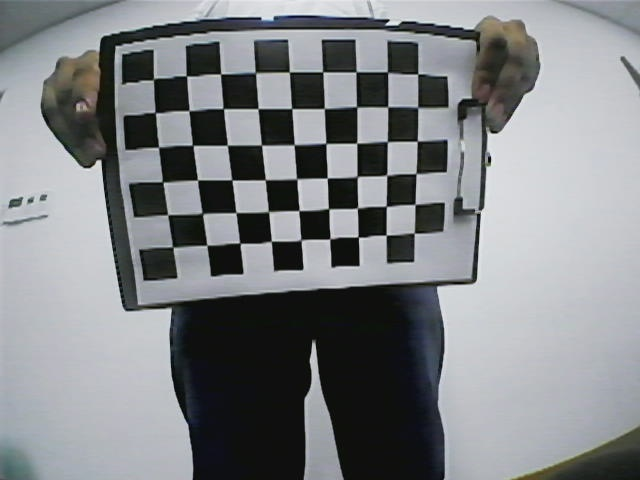
#> input picture camera_cal/calibration00.jpg, 640 x 480 px; its folder holds 5 pictures in this run
$ python CALIBRATOR.py   (Python 2 division)
#> lines starting #> are read from the running program, lines starting #| are printed output that depends on the picture; after the words box and inside, x2 and y2 are one past the last pixel; in counts of white or black regions, pixels touching at a corner belong together
# Run this code to read chessboard images and save the undistored images as well
# as the camera parameters into readable files

# Necessary imports
import numpy as np
import cv2
import glob


# Define the chess board rows and columns
rows = 6
cols = 9

# Set the termination criteria for the corner sub-pixel algorithm
criteria = (cv2.TERM_CRITERIA_MAX_ITER + cv2.TERM_CRITERIA_EPS, 30, 0.001)

# Prepare the object points: (0,0,0), (1,0,0), (2,0,0), ..., (6,5,0). They are the same for all images
objectPoints = np.zeros((rows * cols, 3), np.float32)
objectPoints[:, :2] = np.mgrid[0:cols, 0:rows].T.reshape(-1, 2)
objectPoints = objectPoints.reshape(-1,1,3)

# Create the arrays to store the object points and the image points
objectPointsArray = []
imgPointsArray = []

# Loop over the image files
for path in glob.glob('camera_cal/*.jpg'):

	# Load the image and convert it to gray scale
	img = cv2.imread(path)
#> img is the input picture: shape (480, 640, 3); mean B, G, R 134.1, 131.3, 128.5
   	gray = cv2.cvtColor(img, cv2.COLOR_BGR2GRAY)

	# Find the chess board corners
	ret, corners = cv2.findChessboardCorners(gray, (cols, rows), None)
#> ret = True; corners = 54 rows, first 8: [154.8, 78.34], [186.8, 76.2], [220.6, 74.14], [255.5, 72.5], [289.3, 72.18], [323, 72.52], [355.8, 73.22], [387, 72.42]

	# Make sure the chess board pattern was found in the image
	if ret:
        	# Refine the corner position(not working)
		corners2 = cv2.cornerSubPix(gray, corners, (11, 11), (-1, -1), criteria)
#> corners2 = 54 rows, first 8: [153.5, 79.22], [186.5, 75.95], [220.6, 73.96], [255.5, 72.63], [289.4, 71.95], [322.8, 71.83], [356.1, 71.82], [387.5, 72.08]

        	# Add the object points and the image points to the arrays
		objectPointsArray.append(objectPoints)
		imgPointsArray.append(corners)

        	# Draw the corners on the image
		cv2.drawChessboardCorners(img, (cols, rows), corners, ret)
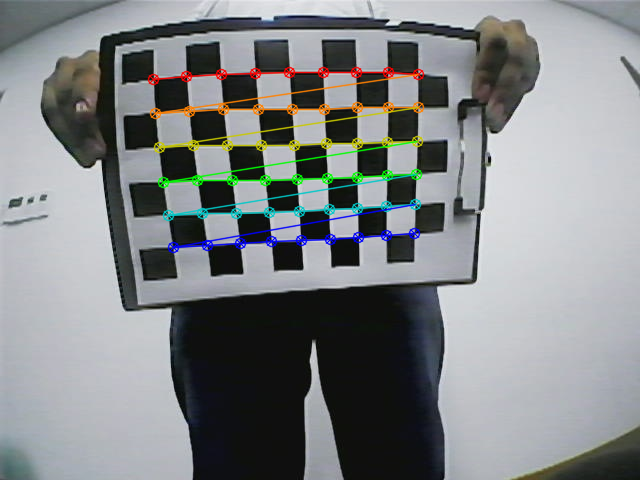
#> img: shape (480, 640, 3); 4.04% of pixels changed, all inside (x1, y1, x2, y2) = (147, 66, 425, 254)
#> pass 2 of the loop `for path in glob.glob('camera_cal/*.jpg'):`:
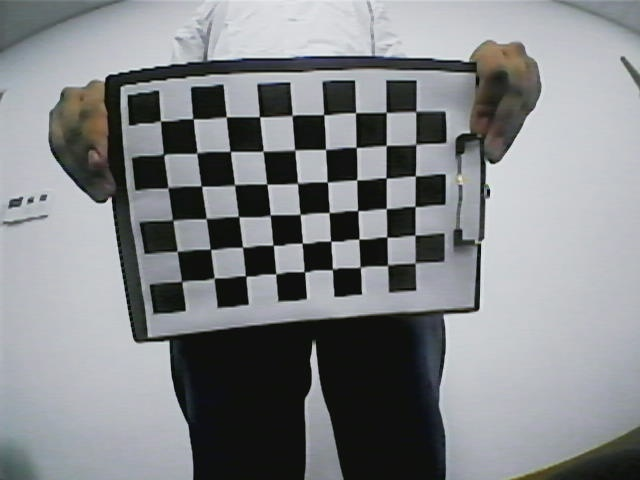
#> input picture camera_cal/calibration01.jpg, 640 x 480 px
#> img is the input picture: shape (480, 640, 3); mean B, G, R 136, 133.4, 130.8
#> corners = 54 rows, first 8: [161.2, 120.5], [193.2, 119.1], [226.4, 115.8], [260.1, 117.4], [292.5, 114.3], [324, 115.3], [355.5, 112.9], [386.5, 113.3]
#> corners2 = 54 rows, first 8: [160.4, 121], [193, 118.7], [226.3, 116.8], [259.5, 116.8], [292.2, 115.3], [323.8, 114.8], [355.6, 112.7], [386.2, 112.5]
#> `cv2.drawChessboardCorners(img, (cols, rows), corners, ret)`:
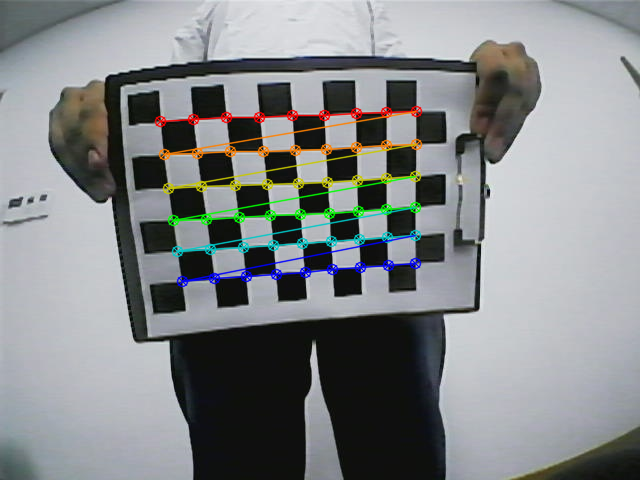
#> img: shape (480, 640, 3); 3.94% of pixels changed, all inside (x1, y1, x2, y2) = (154, 105, 423, 288)
#> pass 3 of the loop `for path in glob.glob('camera_cal/*.jpg'):`:
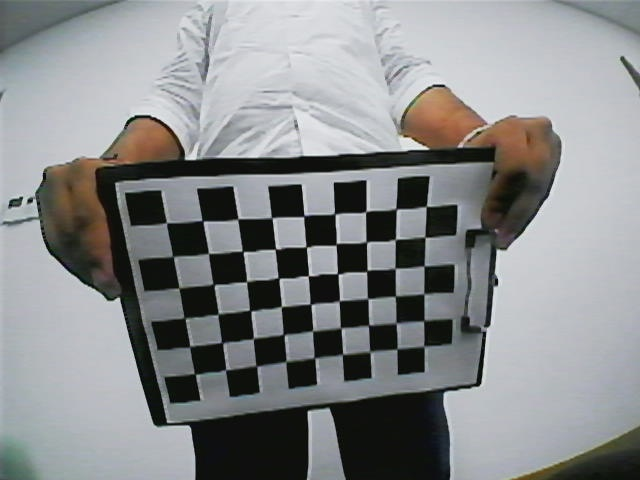
#> input picture camera_cal/calibration02.jpg, 640 x 480 px
#> img is the input picture: shape (480, 640, 3); mean B, G, R 139.3, 138.2, 136.2
#> `gray = cv2.cvtColor(img, cv2.COLOR_BGR2GRAY)`:
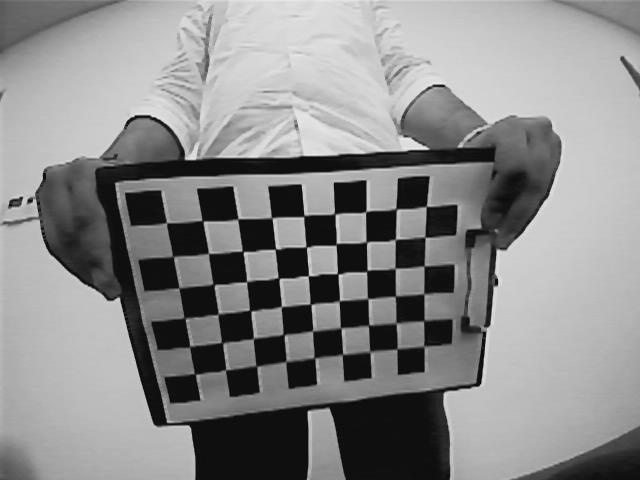
#> gray: shape (480, 640); min 0, max 242, mean 137.8
#> corners = 54 rows, first 8: [166.6, 222.4], [203.3, 222.3], [238.5, 218.3], [272.7, 218.6], [303.7, 217.4], [335.4, 215.1], [366.5, 210.5], [397.7, 209.4]
#> corners2 = 54 rows, first 8: [166.5, 222.7], [202.6, 220.7], [237.9, 218.9], [271.8, 217.7], [303.8, 216.1], [334.8, 213.9], [365.8, 211.7], [396.1, 208.9]
#> img: shape (480, 640, 3); 3.89% of pixels changed, all inside (x1, y1, x2, y2) = (161, 200, 433, 381)
#> the loop made 5 passes; the first 3 are shown

    	# Display the image
		#cv2.imshow('chess board', img)
		#cv2.waitKey(500)

cv2.destroyAllWindows()

# Calibrate the camera and save the results
ret, mtx, dist, rvecs, tvecs = cv2.calibrateCamera(objectPointsArray, imgPointsArray, gray.shape[::-1], None, None)
np.savez('calib.npz', mtx=mtx, dist=dist, rvecs=rvecs, tvecs=tvecs)

# Print the camera calibration error
error = 0

for i in range(len(objectPointsArray)):
    imgPoints, _ = cv2.projectPoints(objectPointsArray[i], rvecs[i], tvecs[i], mtx, dist)
    error += cv2.norm(imgPointsArray[i], imgPoints, cv2.NORM_L2) / len(imgPoints)

print("Total error: ", error / len(objectPointsArray))


## Load one of the test images
img = cv2.imread('camera_cal/calibration12.jpg')
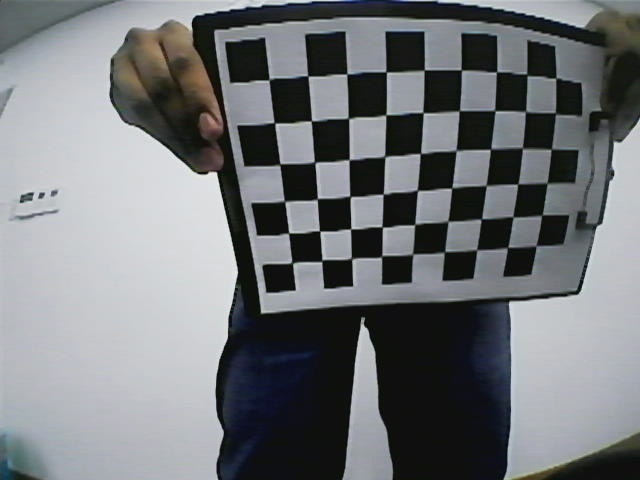
#> input picture camera_cal/calibration12.jpg, 640 x 480 px, found by its file name
#> img is the input picture: shape (480, 640, 3); mean B, G, R 120.8, 117.7, 114.9
h, w = img.shape[:2]
#> h = 480; w = 640

# Obtain the new camera matrix and undistort the image
newCameraMtx, roi = cv2.getOptimalNewCameraMatrix(mtx, dist, (w, h), 1, (w, h))

count = 0

#Loop over the image files
for path in glob.glob('camera_cal/calibration[0-1][0-9].jpg'):

	img = cv2.imread(path)
	undistortedImg = cv2.undistort(img, mtx, dist, None, newCameraMtx)
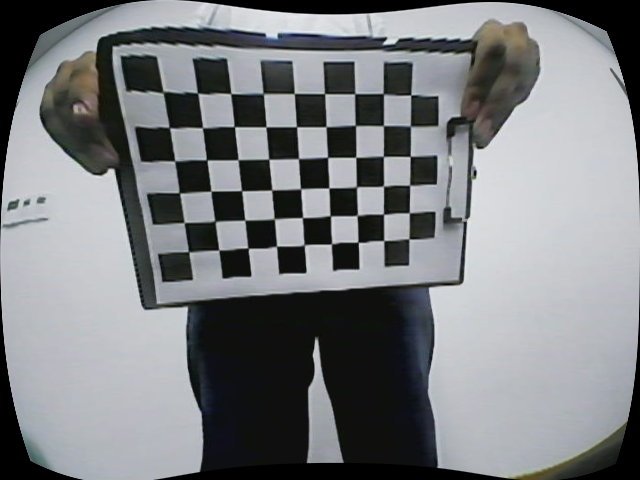
#> undistortedImg: shape (480, 640, 3); mean B, G, R 128.4, 125.8, 123.3

	# Crop the undistorted image
	x, y, w, h = roi
	undistortedImg = undistortedImg[y:y + h, x:x + w]
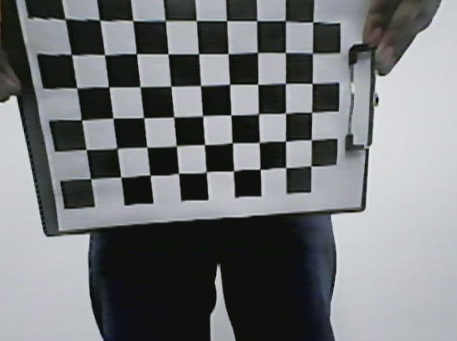
#> undistortedImg: shape (341, 457, 3); mean B, G, R 120.7, 118.4, 115.8

	# Display the final result
	#cv2.imshow('chess board', np.hstack((img, undistortedImg)))
	cv2.imwrite('undistorted/undistorted%d.jpg'%count,undistortedImg)
	count += 1
#> pass 2 of the loop `for path in glob.glob('camera_cal/calibration[0-1][0-9].jpg'):`:
#> `undistortedImg = undistortedImg[y:y + h, x:x + w]`:
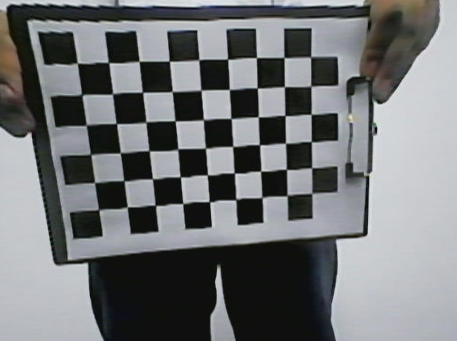
#> undistortedImg: shape (341, 457, 3); mean B, G, R 118.3, 116.4, 114.2
#> pass 3 of the loop `for path in glob.glob('camera_cal/calibration[0-1][0-9].jpg'):`:
#> `undistortedImg = undistortedImg[y:y + h, x:x + w]`:
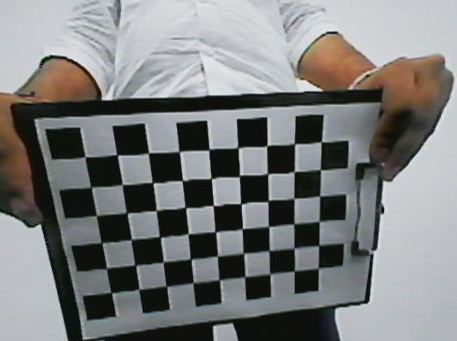
#> undistortedImg: shape (341, 457, 3); mean B, G, R 125.1, 125.2, 124.8
#> the loop made 5 passes; the first 3 are shown
	#cv2.waitKey(1000)

cv2.destroyAllWindows()
